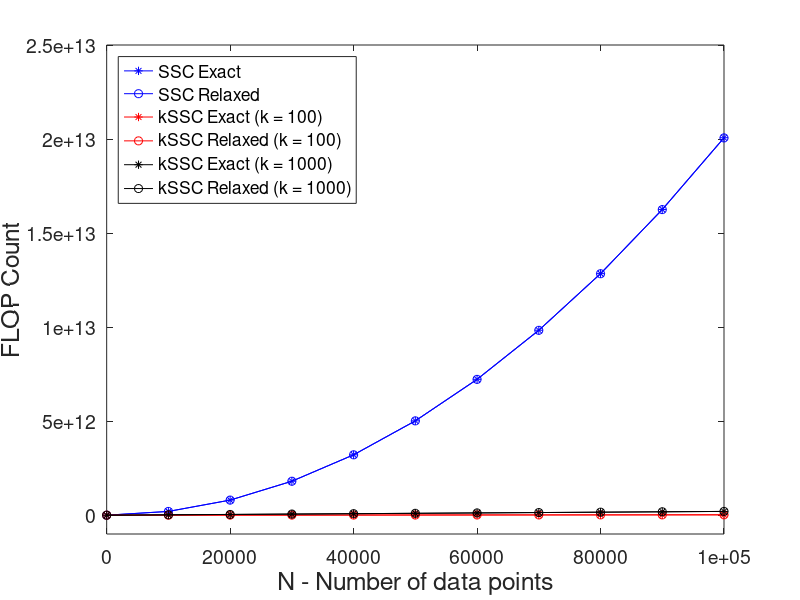

The MATLAB source for this figure:
resolution_steps = 10;

max_N = 100000;
D = 500;
n_k_1 = 100;
n_k_2 = 1000;

ssc_exact = zeros(resolution_steps + 1, 1);
ssc_relaxed = zeros(resolution_steps + 1, 1);

kssc_exact_1 = zeros(resolution_steps + 1, 1);
kssc_relaxed_1 = zeros(resolution_steps + 1, 1);

kssc_exact_2 = zeros(resolution_steps + 1, 1);
kssc_relaxed_2 = zeros(resolution_steps + 1, 1);

n_list = zeros(resolution_steps + 1, 1);

for k = 1 : resolution_steps + 1;
    
    current_N = (max_N / resolution_steps) * (k-1);
    
    n_list(k) = current_N;
    
    ssc_exact(k) = 3*(current_N^2) + 4*(current_N^2)*D + 4*D*current_N + 4*current_N^2;
    ssc_relaxed(k) = 2*(current_N^2) + 4*(current_N^2)*D + D*current_N + 4*current_N^2;
    
    kssc_exact_1(k) = 3*n_k_1*current_N + 4*n_k_1*current_N*D + 4*D*current_N + 4*n_k_1*current_N;
    kssc_relaxed_1(k) = 2*n_k_1*current_N + 4*n_k_1*current_N*D + D*current_N + 4*n_k_1*current_N;
    
    kssc_exact_2(k) = 3*n_k_2*current_N + 4*n_k_2*current_N*D + 4*D*current_N + 4*n_k_2*current_N;
    kssc_relaxed_2(k) = 2*n_k_2*current_N + 4*n_k_2*current_N*D + D*current_N + 4*n_k_2*current_N;
end


h1 = plot(ssc_exact, '-*b');
hold on
h2 = plot(ssc_relaxed, '-ob');

h3 = plot(kssc_exact_1, '-*r');
h4 = plot(kssc_relaxed_1, '-or');

h5 = plot(kssc_exact_2, '-*k');
h6 = plot(kssc_relaxed_2, '-ok');

set(gca, 'fontsize', 14);

xlabel('N - Number of data points', 'FontSize', 18);
xlim([1, 11]);
set(gca, 'XTick', 1:2:(resolution_steps + 1));
set(gca, 'XTickLabel', n_list(1:2:length(n_list)));

ylabel('FLOP Count', 'FontSize', 18);
init_ylabel = ylim;
init_ylabel(1) = -1000000000000;
ylim(init_ylabel);

legend([h1, h2, h3, h4, h5, h6], 'SSC Exact', 'SSC Relaxed', ['kSSC Exact (k = ' num2str(n_k_1) ')'],['kSSC Relaxed (k = ' num2str(n_k_1) ')'], ['kSSC Exact (k = ' num2str(n_k_2) ')'],['kSSC Relaxed (k = ' num2str(n_k_2) ')'], 'Location', 'NorthWest');

print(gcf, '-depsc2', 'flops.eps');

close all